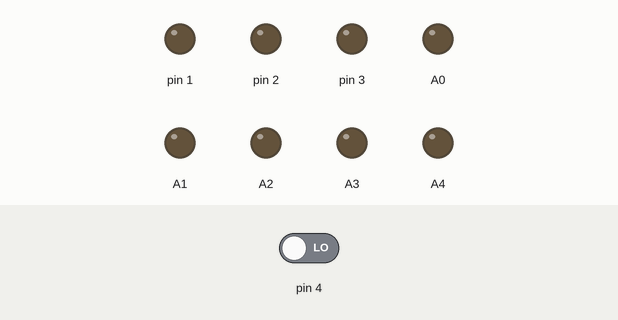
This sketch was run on a simulated Arduino Uno, built with avr-gcc and run on an emulated ATmega328P. Parts: output pins drawn as LEDs (lit = HIGH). Inputs (shaded band) come from the test bench; at power-on: pin 4 LOW.

Above: at 13.2 s.
13.3 s: pin 4 driven LOW
At 14.8 s:
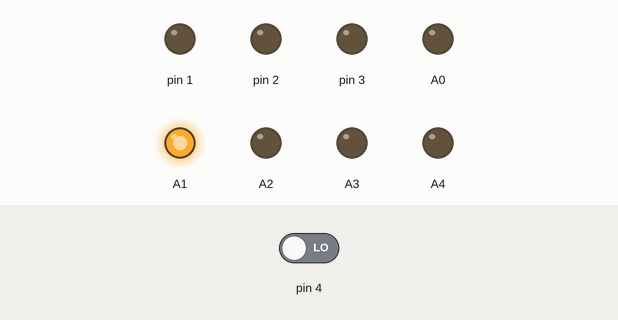
31.5 s: pin 4 driven HIGH
At 32.6 s:
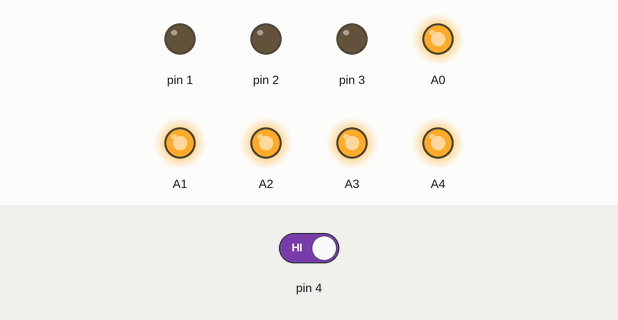
At 37.6 s:
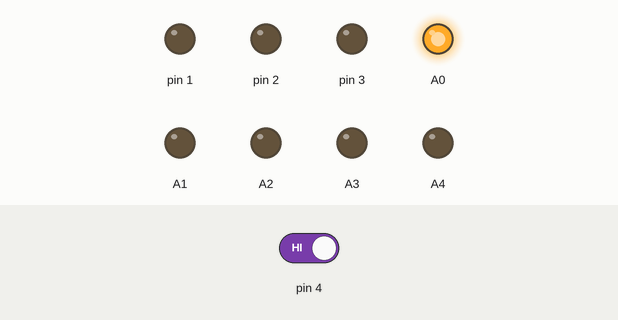
Timing chart, 0 to 59.5 s (numbered marks = the images above; inputs shaded):
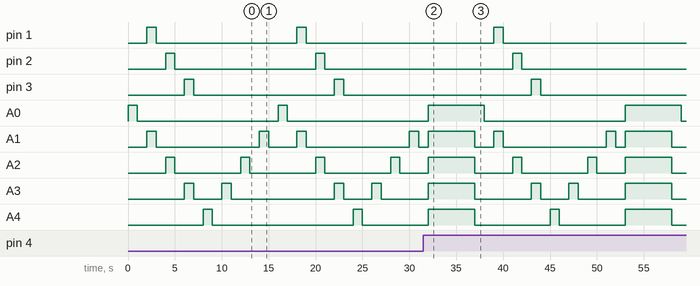

The sketch:

multipleLightShows.ino
```cpp
int lightDisplay = 0;
int numberOfLightDisplays = 2;

void setup()
{
  // lightDisplay == 0 is Jump Rope
  // lightDisplay == 1 is Circle
  pinMode(4, INPUT);
  pinMode(1, OUTPUT);
  pinMode(2, OUTPUT);
  pinMode(3, OUTPUT);
  pinMode(A0, OUTPUT);
  pinMode(A1, OUTPUT);
  pinMode(A2, OUTPUT);
  pinMode(A3, OUTPUT);
  pinMode(A4, OUTPUT);
}

void loop()
{
  // if the button is pressed go to the next light show
  if (digitalRead(4) == 1) {
    turnOffLights();
    if (lightDisplay + 1 == numberOfLightDisplays) {
      lightDisplay = 0;
    } else {
      lightDisplay += 1;
    }
  }
  if (lightDisplay == 0) {
    jumpRopeLightShow();
  } else if (lightDisplay == 1) {
    circleLightShow();
  }
}

void circleLightShow()
{
    digitalWrite(A0, HIGH);
    digitalWrite(A1, HIGH);
    digitalWrite(A2, HIGH);
    digitalWrite(A3, HIGH);
    digitalWrite(A4, HIGH);
    delay(5000); // Wait for 5000 millisecond(s)
}

void jumpRopeLightShow()
{
  digitalWrite(A0, HIGH);
  delay(1000); // Wait for 1000 millisecond(s)
  digitalWrite(A0, LOW);
  delay(1000); // Wait for 1000 millisecond(s)
  digitalWrite(A1, HIGH);
  digitalWrite(1, HIGH);
  delay(1000); // Wait for 1000 millisecond(s)
  digitalWrite(A1, LOW);
  digitalWrite(1, LOW);
  delay(1000); // Wait for 1000 millisecond(s)
  digitalWrite(A2, HIGH);
  digitalWrite(2, HIGH);
  delay(1000); // Wait for 1000 millisecond(s)
  digitalWrite(A2, LOW);
  digitalWrite(2, LOW);
  delay(1000); // Wait for 1000 millisecond(s)
  digitalWrite(A3, HIGH);
  digitalWrite(3, HIGH);
  delay(1000); // Wait for 1000 millisecond(s)
  digitalWrite(A3, LOW);
  digitalWrite(3, LOW);
  delay(1000); // Wait for 1000 millisecond(s)
  digitalWrite(A4, HIGH);
  delay(1000); // Wait for 1000 millisecond(s)
  digitalWrite(A4, LOW);
  delay(1000); // Wait for 1000 millisecond(s)
  digitalWrite(A3, HIGH);
  delay(1000); // Wait for 1000 millisecond(s)
  digitalWrite(A3, LOW);
  delay(1000); // Wait for 1000 millisecond(s)
  digitalWrite(A2, HIGH);
  delay(1000); // Wait for 1000 millisecond(s)
  digitalWrite(A2, LOW);
  delay(1000); // Wait for 1000 millisecond(s)
  digitalWrite(A1, HIGH);
  delay(1000); // Wait for 1000 millisecond(s)
  digitalWrite(A1, LOW);
  delay(1000); // Wait for 1000 millisecond(s)
}

void turnOffLights()
{
  digitalWrite(1, LOW);
  digitalWrite(2, LOW);
  digitalWrite(3, LOW);
  digitalWrite(A0, LOW);
  digitalWrite(A1, LOW);
  digitalWrite(A2, LOW);
  digitalWrite(A3, LOW);
  digitalWrite(A4, LOW);
}
```

Measured:
- after the input at 31.5 s, A0: HIGH → LOW after 6.5 s, → HIGH 15.0 s later, → LOW 6.0 s later
